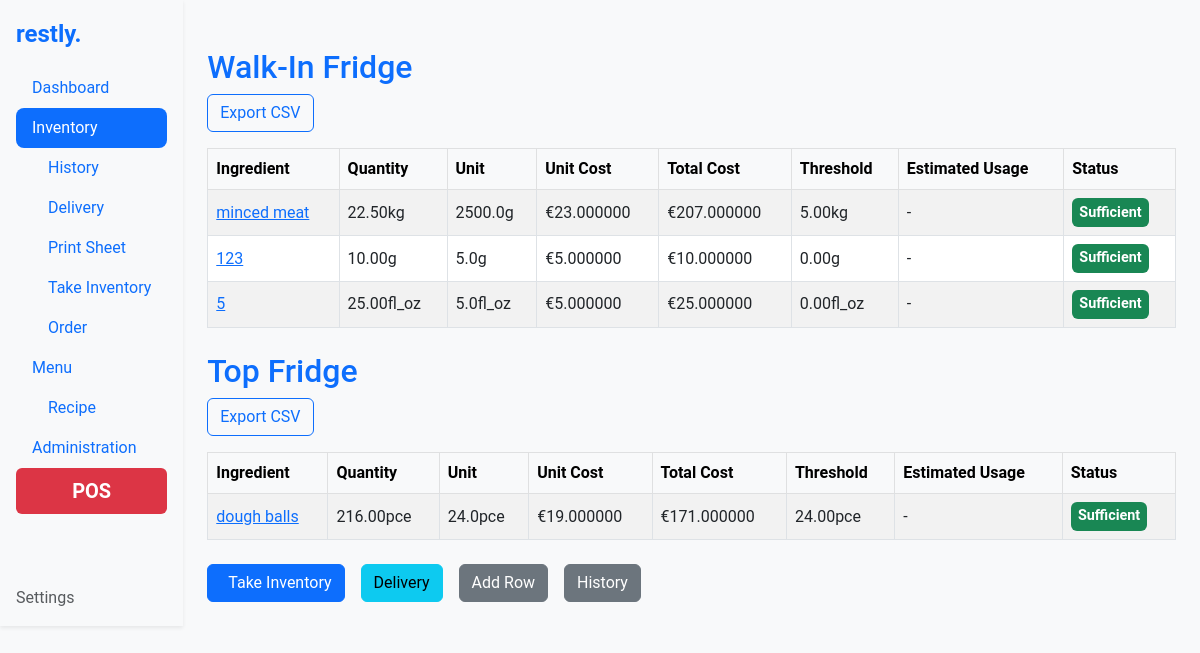
The app's page /inventory/, older data.
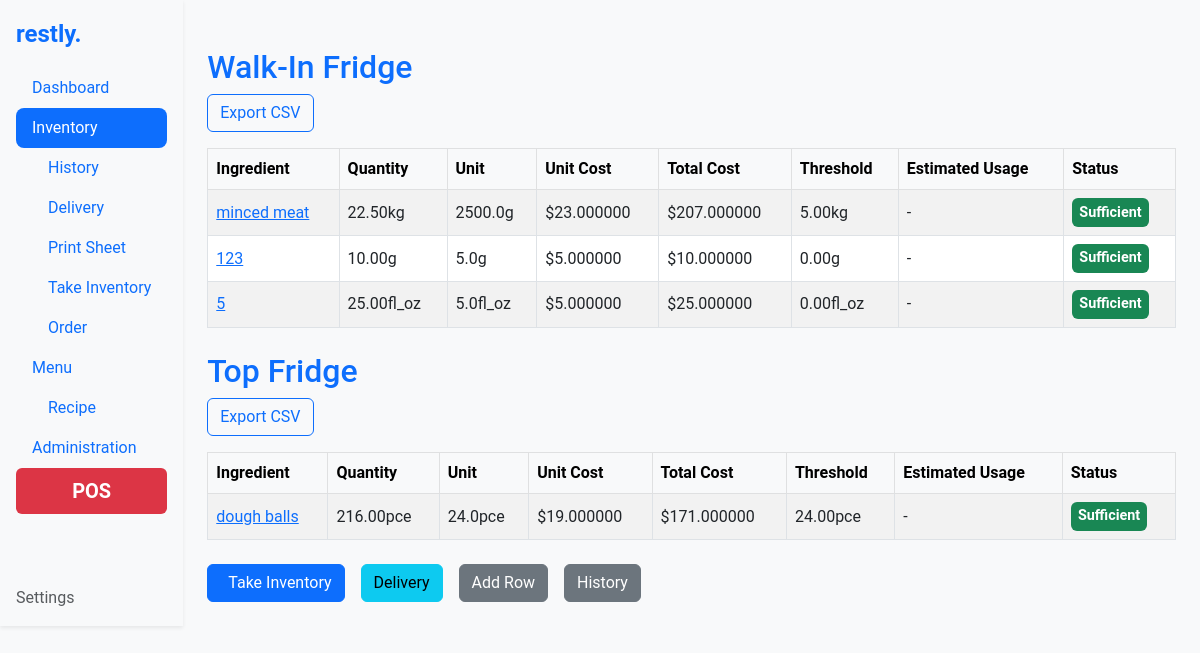
The same page, newer data.
### settings/models.py (models this page shows, shortened)
class Settings(models.Model):
    currency_type = models.CharField(
        max_length=3,
        choices=[
            ('USD', '$'),
            ('EUR', '€'),
            ('GBP', '£'),
        ],
        default='EUR'
    )

### inventory/views.py (the view)
# urls.py: path('', views.ingredient_list, name='inventory'),
def ingredient_list(request):
    categories = Category.objects.prefetch_related(
        models.Prefetch('ingredient_set', queryset=Ingredient.objects.order_by('order'))
    )
    settings_instance = Settings.objects.first()
    storage = get_messages(request)
    messages_list = list(storage)
    success_messages = [message for message in messages_list if 'success' in message.tags]
    error_messages = [message for message in messages_list if 'error' in message.tags]
    if success_messages:
        display_message = success_messages[0]  # Show the first success message if it exists
    elif error_messages:
        display_message = error_messages[0]  # Otherwise, show the first error message
    else:
        display_message = None  # If no success or error messages, show nothing
    context = {
        'categories': categories,
        'settings': settings_instance,
    }
    return render(request, 'inventory/ingredient_list.html', context)

### inventory/models.py (called while the page is built)
    @property
    def converted_quantity(self):
        return self._convert_unit(self.quantity)

    @property
    def converted_threshold(self):
        return self._convert_unit(self.threshold)

    @property
    def is_below_threshold(self):
        return self.quantity < self.threshold

### inventory/templates/inventory/ingredient_list.html (shortened to what this page needs)
{% extends 'base.html' %}
{% load humanize %}
{% load custom_filters %}
{% block content %}
{% for category in categories %}
    <h2 class="mt-4 text-primary">{{ category.name|title }}</h2>
    <div class="mb-3">
        <a href="{% url 'export_inventory' 'csv' %}" class="btn btn-outline-primary">
             Export CSV
        </a>
    </div>
    <table class="table table-bordered table-hover table-striped align-middle">
        <thead class="table-light">
            <tr>
                <th>Ingredient</th>
                <th>Quantity</th>
                <th>Unit</th>
                <th>Unit Cost</th>
                <th>Total Cost</th>
                <th>Threshold</th>
                <th>Estimated Usage</th>
                <th>Status</th>
            </tr>
        </thead>
        <tbody>
            {% for ingredient in category.ingredient_set.all %}
            <tr>
                <td>
                    <a href="{% url 'ingredient_details' category.slug ingredient.slug %}">
                        {{ ingredient.name }}
                    </a>
                </td>
                <td>{{ ingredient.converted_quantity }}</td>
                <td>{{ ingredient.unit_multiplier }}{{ ingredient.unit_type }}</td>
                <td>{{ settings.get_currency_type_display }}{{ ingredient.unit_cost|floatformat:6|intcomma }}</td>
                <td>
                    {% if ingredient.total_cost < 0 %}
                        <span class="badge bg-danger" style="display: inline-block; padding: 0.5em; border: 1px solid #dc3545; border-radius: 4px;">
                            {{ settings.get_currency_type_display }}{{ ingredient.total_cost|floatformat:6|intcomma|slice:":1" }}{{ ingredient.total_cost|abs_value|floatformat:6|intcomma }}
                        </span>
                    {% else %}
                        {{ settings.get_currency_type_display }}{{ ingredient.total_cost|floatformat:6|intcomma }}
                    {% endif %}
                </td>
                <td>{{ ingredient.converted_threshold }}</td>
                <td>{{ ingredient.estimated_usage|default:"-" }}</td>
                <td>
                    {% if ingredient.is_below_threshold %}
                        <span class="badge bg-danger">Below Threshold</span>
                    {% else %}
                        <span class="badge bg-success">Sufficient</span>
                    {% endif %}
                </td>
            </tr>
            {% endfor %}
        </tbody>
    </table>
{% endfor %}
<div class="d-flex gap-3 mt-4">
    <a href="{% url 'take_inventory' %}" class="btn btn-primary"> Take Inventory</a>
    <a href="{% url 'delivery_inventory' %}" class="btn btn-info"> Delivery</a>
    <a href="{% url 'row_add' %}" class="btn btn-secondary"> Add Row</a>
    <a href="{% url 'inventory_history' %}" class="btn btn-secondary"> History</a>
</div>
{% endblock %}

Row changes from the older to the newer data that the page shows:
changed Settings: currency_type "€" → "$"
